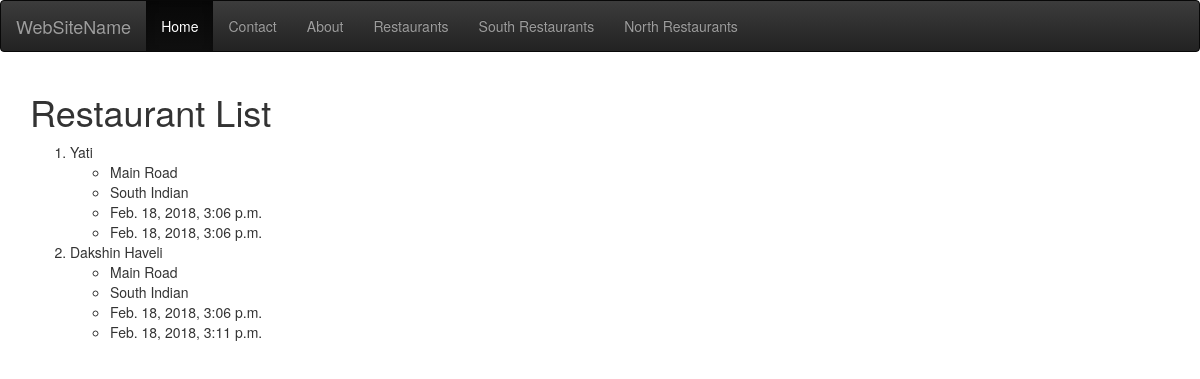
The page /restaurants/ on the database as committed earlier.
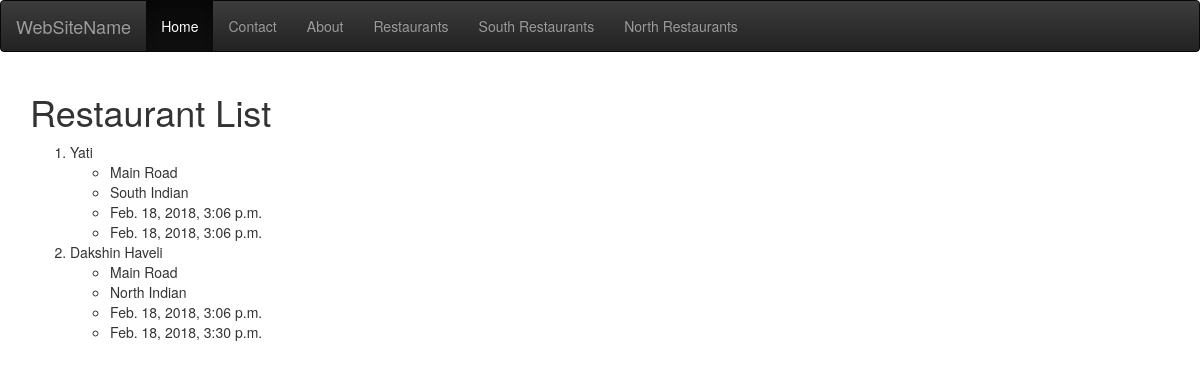
The same page on the database as committed later.
### restaurants/models.py (models this page shows, shortened)
class RestaurantLocation(models.Model):
    name = models.CharField(max_length=120)
    location = models.CharField(max_length=120, null=True, blank=True)
    category = models.CharField(max_length=120, null=True, blank=True)
    timestamp = models.DateTimeField(auto_now_add=True)
    updated = models.DateTimeField(auto_now=True)

### restaurants/views.py (the view)
# urls.py: url(r'^restaurants/$', RestaurantListView.as_view()),
class RestaurantListView(ListView):
    template_name = 'restaurants/restaurant_list.html'
    queryset = RestaurantLocation.objects.all()

### restaurants/templates/restaurants/restaurant_list.html (shortened to what this page needs)
{% extends 'base.html' %}
{% block content %}
    <h1>Restaurant List</h1>
    <ol>
        {% for object in object_list %}
            <li>{{ object.name }}</li>
                <ul>
                    <li>{{ object.location }}</li>
                    <li>{{ object.category }}</li>
                    <li>{{ object.timestamp }}</li>
                    <li>{{ object.updated }}</li>
                </ul>
        {% endfor %}
    </ol>
{% endblock content %}

### templates/base.html (shortened to what this page needs)
<!DOCTYPE html>
<html lang="en">
<head>
    {% include 'snippets/css.html' %}
</head>
<body>
{% include 'snippets/nav.html' %}
<div class="container">
    {% block content %}
    {% endblock content %}
</div>
</body>
</html>

### templates/snippets/css.html (shortened to what this page needs)
<link rel="stylesheet" href="https://maxcdn.bootstrapcdn.com/bootstrap/3.3.7/css/bootstrap.min.css"
>
<link rel="stylesheet" href="https://maxcdn.bootstrapcdn.com/bootstrap/3.3.7/css/bootstrap-theme.min.css"
>

### templates/snippets/nav.html
<nav class="navbar navbar-inverse">
  <div class="container-fluid">
    <div class="navbar-header">
      <a class="navbar-brand" href="#">WebSiteName</a>
    </div>
    <ul class="nav navbar-nav">
      <li class="active"><a href="/">Home</a></li>
      <li><a href="/contact/">Contact</a></li>
      <li><a href="/about/">About</a></li>
      <li><a href="/restaurants/">Restaurants</a></li>
      <li><a href="/restaurants/south/">South Restaurants</a></li>
      <li><a href="/restaurants/north/">North Restaurants</a></li>
    </ul>
  </div>
</nav>

Rows that differ between the two databases and show on the page:
changed RestaurantLocation "Dakshin Haveli": category "South Indian" → "North Indian"; updated "Feb. 18, 2018, 3:11 p.m." → "Feb. 18, 2018, 3:30 p.m."
